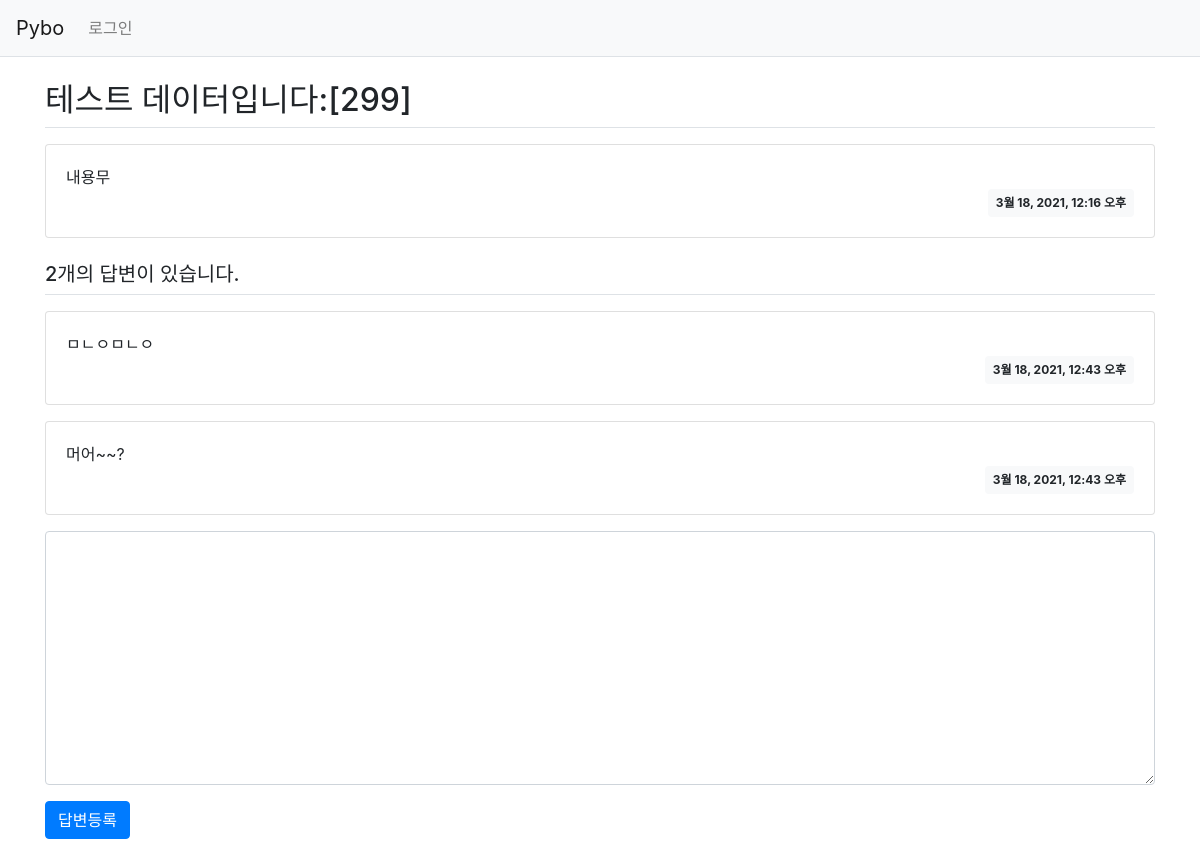
Page /pybo/306/ on the committed database.
### pybo/models.py (models this page shows, shortened)
class Question(models.Model):
    subject = models.CharField(max_length=200)
    content = models.TextField()
    create_date = models.DateTimeField()
    author = models.ForeignKey(User, on_delete=models.CASCADE)

class Answer(models.Model):
    subject = models.ForeignKey(Question, on_delete=models.CASCADE)
    content = models.TextField()
    create_date = models.DateTimeField()

### pybo/views.py (the view)
# urls.py: path('<int:question_id>/',views.detail, name='detail'),
def detail(request,question_id):
    question = get_object_or_404(Question, pk=question_id)
    context = {'question':question}
    return render(request, 'pybo/question_detail.html', context)

### templates/pybo/question_detail.html (shortened to what this page needs)
{% extends 'base.html' %}
{% block content %}
<div class="container my-3">
    <h2 class="border-bottom py-2">{{ question.subject }}</h2>
    <div class="card my-3">
        <div class="card-body">
            <div class="card-text" style="white-space: pre-line;">{{ question.content }}</div>
            <div class="d-flex justify-content-end">
                <div class="badge badge-light p-2">
                    {{ question.create_date }}
                </div>
            </div>
        </div>
    </div>
    <h5 class="border-bottom my-3 py-2">{{question.answer_set.count}}개의 답변이 있습니다.</h5>
    {% for answer in question.answer_set.all %}
    <div class="card my-3">
        <div class="card-body">
            <div class="card-text" style="white-space: pre-line;">{{ answer.content }}</div>
            <div class="d-flex justify-content-end">
                <div class="badge badge-light p-2">
                    {{ answer.create_date }}
                </div>
            </div>
        </div>
    </div>
    {% endfor %}
    <form action="{% url 'pybo:answer_create' question.id %}" method="post" class="my-3">
        <div class="form-group">
            <textarea name="content" id="content" class="form-control" rows="10"></textarea>
        </div>
        <input type="submit" value="답변등록" class="btn btn-primary">
    </form>
</div>
{% endblock %}

### rows in the picture
Question: subject "테스트 데이터입니다:[299]", content "내용무", create_date "3월 18, 2021, 12:16 오후", answer_set.count "2"
Answer: content "ㅁㄴㅇㅁㄴㅇ", create_date "3월 18, 2021, 12:43 오후"
Answer: content "머어~~?", create_date "3월 18, 2021, 12:43 오후"
